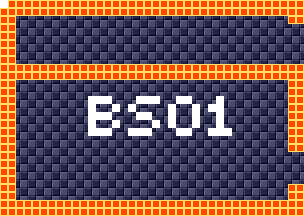

This is a level from a 2D game, rendered from its Tiled map with the project's own tilesets. A one-line summary and the map file follow, with tile-layer data summarised:
An orthogonal 38x27 tile map with 8x8 px tiles, 4 tile layers (background, foreground, room numbers, Objects), 15 tilesets.

<map version="1.5" tiledversion="1.7.1" orientation="orthogonal" renderorder="right-down" width="38" height="27" tilewidth="8" tileheight="8" infinite="0" nextlayerid="11" nextobjectid="1">
 <tileset firstgid="1" source="tilesheets/tsKarniMata.tsx" />
 <tileset firstgid="1025" source="tilesheets/tsVoodooWasp.tsx" />
 <tileset firstgid="2049" source="tilesheets/tsBurial.tsx" />
 <tileset firstgid="3073" source="tilesheets/tsBlueTemple.tsx" />
 <tileset firstgid="4097" source="tilesheets/tsGoddess.tsx" />
 <tileset firstgid="5121" source="tilesheets/tsKonark.tsx" />
 <tileset firstgid="6145" name="sEnemies" tilewidth="8" tileheight="8" tilecount="1024" columns="32">
  <image source="../grapx/tilesheets/sObjects.bmp" trans="ff94ff" width="256" height="256" />
 </tileset>
 <tileset firstgid="7169" source="tilesheets/tsIceTemple.tsx" />
 <tileset firstgid="8193" source="tilesheets/tsLavaArea.tsx" />
 <tileset firstgid="9217" source="tilesheets/tsBossArea.tsx" />
 <tileset firstgid="10241" source="tilesheets/tsPegu.tsx" />
 <tileset firstgid="11265" source="tilesheets/sTiwanakuTemple.tsx" />
 <tileset firstgid="12289" source="tilesheets/sIndraTemple.tsx" />
 <tileset firstgid="13313" source="tilesheets/sTeleport.tsx" />
 <tileset firstgid="14337" source="tilesheets/sObjects.tsx" />
 <layer id="2" name="background" width="38" height="27">
  <data>[1026 cells, 1026 non-empty, 2 distinct tile ids]</data>
 </layer>
 <layer id="1" name="foreground" width="38" height="27">
  <data>[1026 cells, 294 non-empty, 1 distinct tile ids]</data>
 </layer>
 <layer id="7" name="room numbers" width="38" height="27">
  <data>[1026 cells, 42 non-empty, 1 distinct tile ids]</data>
 </layer>
 <layer id="10" name="Objects" width="38" height="27">
  <data>[1026 cells, 0 non-empty, 0 distinct tile ids]</data>
 </layer>
</map>
